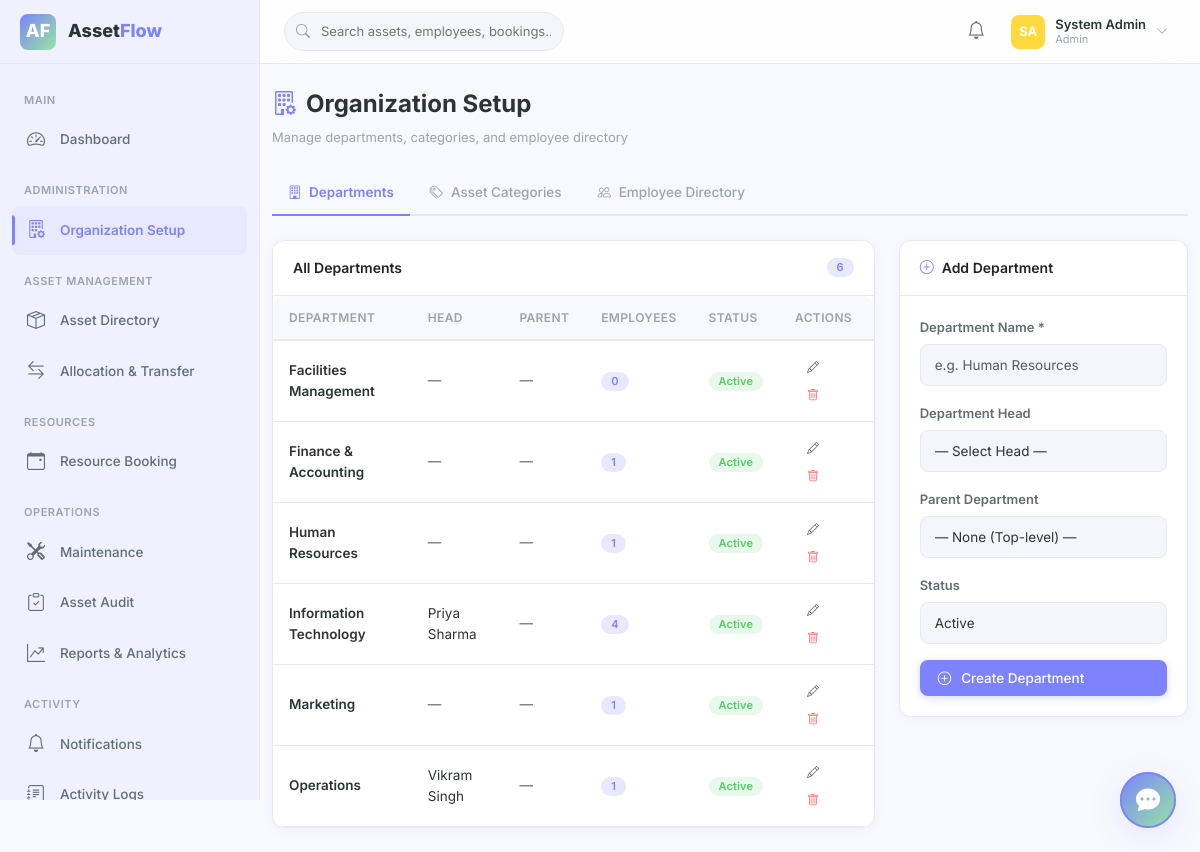
Screenshot of /organization/departments (signed in) with the database file from the repository.
### tables this page shows
CREATE TABLE departments (
    id              INT AUTO_INCREMENT PRIMARY KEY,
    name            VARCHAR(100) NOT NULL,
    head_id         INT DEFAULT NULL,
    parent_id       INT DEFAULT NULL,
    status          ENUM('Active','Inactive') NOT NULL DEFAULT 'Active',
    created_at      TIMESTAMP DEFAULT CURRENT_TIMESTAMP,
    updated_at      TIMESTAMP DEFAULT CURRENT_TIMESTAMP ON UPDATE CURRENT_TIMESTAMP,
    INDEX idx_dept_status (status),
    INDEX idx_dept_parent (parent_id),
    CONSTRAINT fk_dept_parent FOREIGN KEY (parent_id) REFERENCES departments(id) ON DELETE SET NULL
);

CREATE TABLE users (
    id              INT AUTO_INCREMENT PRIMARY KEY,
    name            VARCHAR(100) NOT NULL,
    email           VARCHAR(150) NOT NULL UNIQUE,
    password        VARCHAR(255) NOT NULL,
    role            ENUM('Admin','Asset Manager','Department Head','Employee') NOT NULL DEFAULT 'Employee',
    department_id   INT DEFAULT NULL,
    status          ENUM('Active','Inactive') NOT NULL DEFAULT 'Active',
    avatar          VARCHAR(255) DEFAULT NULL,
    reset_token     VARCHAR(255) DEFAULT NULL,
    reset_expiry    DATETIME DEFAULT NULL,
    created_at      TIMESTAMP DEFAULT CURRENT_TIMESTAMP,
    updated_at      TIMESTAMP DEFAULT CURRENT_TIMESTAMP ON UPDATE CURRENT_TIMESTAMP,
    INDEX idx_user_role (role),
    INDEX idx_user_status (status),
    INDEX idx_user_dept (department_id),
    CONSTRAINT fk_user_dept FOREIGN KEY (department_id) REFERENCES departments(id) ON DELETE SET NULL
);

### app/Controllers/DepartmentController.php (called while the page is built, shortened)
<?php
class DepartmentController extends Controller
{
    public function index(): void
    {
        $departments = Database::fetchAll(
            "SELECT d.*, h.name as head_name, p.name as parent_name,
                    (SELECT COUNT(*) FROM users WHERE department_id = d.id AND status='Active') as employee_count
             FROM departments d
             LEFT JOIN users h ON d.head_id = h.id
             LEFT JOIN departments p ON d.parent_id = p.id
             ORDER BY d.name"
        );
        $allDepts = Database::fetchAll("SELECT id, name FROM departments WHERE status='Active' ORDER BY name");
        $employees = Database::fetchAll("SELECT id, name FROM users WHERE status='Active' ORDER BY name");
        $this->view('organization/departments', [
            'departments' => $departments,
            'allDepts'    => $allDepts,
            'employees'   => $employees,
            'activeTab'   => 'departments',
        ], 'Organization Setup — AssetFlow');
    }
}

### public/index.php (called while the page is built, shortened)
<?php
require_once APP_PATH . '/Config/Database.php';
require_once APP_PATH . '/Core/Router.php';
require_once APP_PATH . '/Core/Controller.php';
require_once APP_PATH . '/Core/Helpers.php';
Router::dispatch();

### app/Config/Database.php (called while the page is built, shortened)
<?php
class Database
{
    private static ?PDO $instance = null;
    private static string $host = 'localhost';
    private static string $dbname = 'assetflow';
    private static string $username = 'root';
    private static string $password = '';
    private static string $charset = 'utf8mb4';
    public static function getInstance(): PDO
    {
        if (self::$instance === null) {
            $dsn = "mysql:host=" . self::$host . ";dbname=" . self::$dbname . ";charset=" . self::$charset;
            $options = [
                PDO::ATTR_ERRMODE            => PDO::ERRMODE_EXCEPTION,
                PDO::ATTR_DEFAULT_FETCH_MODE => PDO::FETCH_ASSOC,
                PDO::ATTR_EMULATE_PREPARES   => false,
            ];
            try {
                self::$instance = new PDO($dsn, self::$username, self::$password, $options);
            } catch (PDOException $e) {
                die("Database connection failed: " . $e->getMessage());
            }
        }
        return self::$instance;
    }
    public static function query(string $sql, array $params = []): PDOStatement
    {
        $stmt = self::getInstance()->prepare($sql);
        $stmt->execute($params);
        return $stmt;
    }
    public static function fetchAll(string $sql, array $params = []): array
    {
        return self::query($sql, $params)->fetchAll();
    }
}

### app/Views/organization/departments.php (the view, shortened to what this page needs)
<div class="page-header fade-in">
    <div>
        <h1><i class="bi bi-building-gear"></i> Organization Setup</h1>
        <p>Manage departments, categories, and employee directory</p>
    </div>
</div>
<ul class="nav nav-tabs mb-4 fade-in">
    <li class="nav-item">
        <a class="nav-link active" href="/organization/departments"><i class="bi bi-building me-1"></i> Departments</a>
    </li>
    <li class="nav-item">
        <a class="nav-link" href="/organization/categories"><i class="bi bi-tags me-1"></i> Asset Categories</a>
    </li>
    <li class="nav-item">
        <a class="nav-link" href="/organization/employees"><i class="bi bi-people me-1"></i> Employee Directory</a>
    </li>
</ul>
<div class="row g-4">
    <div class="col-lg-8">
        <div class="card fade-in">
            <div class="card-header d-flex justify-content-between align-items-center">
                <span>All Departments</span>
                <span class="badge bg-primary-subtle text-primary"><?= count($departments) ?></span>
            </div>
            <div class="card-body p-0">
                <div class="table-responsive">
                    <table class="table table-hover mb-0">
                        <thead>
                            <tr>
                                <th>Department</th>
                                <th>Head</th>
                                <th>Parent</th>
                                <th>Employees</th>
                                <th>Status</th>
                                <th>Actions</th>
                            </tr>
                        </thead>
                        <tbody>
                            <?php if (empty($departments)): ?>
                            <tr><td colspan="6" class="text-center py-4 text-muted">No departments found</td></tr>
                            <?php else: foreach ($departments as $dept): ?>
                            <tr>
                                <td style="font-weight:600;"><?= Helpers::e($dept['name']) ?></td>
                                <td><?= $dept['head_name'] ? Helpers::e($dept['head_name']) : '<span class="text-muted">—</span>' ?></td>
                                <td><?= $dept['parent_name'] ? Helpers::e($dept['parent_name']) : '<span class="text-muted">—</span>' ?></td>
                                <td><span class="badge bg-primary-subtle text-primary"><?= $dept['employee_count'] ?></span></td>
                                <td><?= Helpers::statusBadge($dept['status']) ?></td>
                                <td>
                                    <button class="btn btn-sm btn-ghost" data-bs-toggle="modal" data-bs-target="#editDeptModal"
                                        onclick="fillEditDept(<?= htmlspecialchars(json_encode($dept)) ?>)">
                                        <i class="bi bi-pencil"></i>
                                    </button>
                                    <form method="POST" action="/organization/departments/delete" class="d-inline" onsubmit="return confirm('Delete this department?')">
                                        <button type="submit" class="btn btn-sm btn-ghost text-danger"><i class="bi bi-trash"></i></button>
                                    </form>
                                </td>
                            </tr>
                            <?php endforeach; endif; ?>
                        </tbody>
                    </table>
                </div>
            </div>
        </div>
    </div>
    <div class="col-lg-4">
        <div class="card fade-in">
            <div class="card-header"><i class="bi bi-plus-circle me-2" style="color:var(--primary)"></i>Add Department</div>
            <div class="card-body">
                <form method="POST" action="/organization/departments">
                    <div class="mb-3">
                        <label class="form-label">Department Name *</label>
                        <input type="text" name="name" class="form-control" placeholder="e.g. Human Resources" required>
                    </div>
                    <div class="mb-3">
                        <label class="form-label">Department Head</label>
                        <select name="head_id" class="form-select">
                            <option value="">— Select Head —</option>
                        </select>
                    </div>
                    <div class="mb-3">
                        <label class="form-label">Parent Department</label>
                        <select name="parent_id" class="form-select">
                            <option value="">— None (Top-level) —</option>
                        </select>
                    </div>
                    <div class="mb-3">
                        <label class="form-label">Status</label>
                        <select name="status" class="form-select">
                            <option value="Active">Active</option>
                        </select>
                    </div>
                    <button type="submit" class="btn btn-primary w-100"><i class="bi bi-plus-circle me-1"></i> Create Department</button>
                </form>
            </div>
        </div>
    </div>
</div>

### app/Core/Helpers.php (shortened to what this page needs)
<?php
class Helpers
{
    public static function e(string $value): string
    {
        return htmlspecialchars($value, ENT_QUOTES, 'UTF-8');
    }
    public static function statusBadge(string $status): string
    {
        $class = $map[$status] ?? 'bg-secondary-subtle text-secondary';
        return '<span class="badge rounded-pill ' . $class . '">' . self::e($status) . '</span>';
    }
}

### app/Core/Router.php (shortened to what this page needs)
<?php
class Router
{
    private static array $routes = [];
    public static function get(string $path, string $controller, string $action): void
    {
        self::$routes[] = [
            'method'     => 'GET',
            'path'       => $path,
            'controller' => $controller,
            'action'     => $action,
        ];
    }
    public static function post(string $path, string $controller, string $action): void
    {
        self::$routes[] = [
            'method'     => 'POST',
            'path'       => $path,
            'controller' => $controller,
            'action'     => $action,
        ];
    }
    public static function dispatch(): void
    {
        $method = $_SERVER['REQUEST_METHOD'];
        $uri = parse_url($_SERVER['REQUEST_URI'], PHP_URL_PATH);
        $uri = rtrim($uri, '/') ?: '/';
        foreach (self::$routes as $route) {
            if ($route['method'] !== $method) {
                continue;
            }
            $params = self::matchRoute($route['path'], $uri);
            if ($params !== false) {
                $actionName = $route['action'];
                $controller = new $controllerName();
                call_user_func_array([$controller, $actionName], $params);
                return;
            }
        }
    }
    private static function matchRoute(string $pattern, string $uri): array|false
    {
        $regex = preg_replace('/\{([a-zA-Z_]+)\}/', '(?P<$1>[^/]+)', $pattern);
        $regex = '#^' . $regex . '$#';
        if (preg_match($regex, $uri, $matches)) {
            $params = [];
            return $params;
        }
        return false;
    }
}

### rows the page displays
departments: name "Facilities Management", employee_count "0", status "Active"
departments: name "Finance & Accounting", employee_count "1", status "Active"
departments: name "Human Resources", employee_count "1", status "Active"
departments: name "Information Technology", head.name "Priya Sharma", employee_count "4", status "Active"
departments: name "Marketing", employee_count "1", status "Active"
departments: name "Operations", head.name "Vikram Singh", employee_count "1", status "Active"

### other values shown
count($departments) "6"
